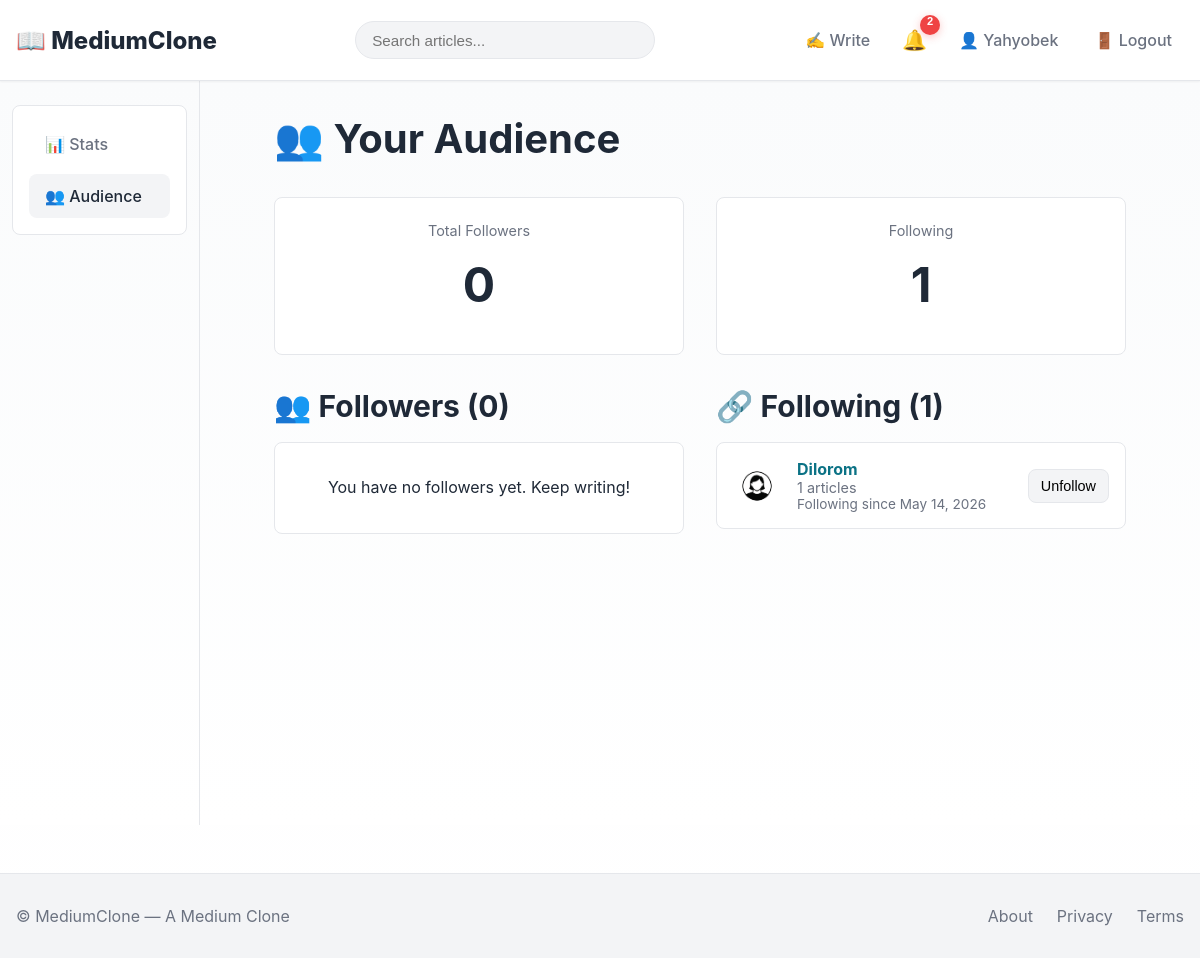
Page /stats/audience/ (signed in) on the committed database.
### accounts/models.py (models this page shows, shortened)
class CustomUser(AbstractUser):
    bio = models.TextField(blank=True)
    avatar = models.ImageField(upload_to="avatars/", blank=True, null=True)
    website = models.URLField(blank=True)

### notifications/models.py (models this page shows, shortened)
class UserFollowing(models.Model):
    follower = models.ForeignKey(
        settings.AUTH_USER_MODEL,
        on_delete=models.CASCADE,
        related_name="following"
    )
    following = models.ForeignKey(
        settings.AUTH_USER_MODEL,
        on_delete=models.CASCADE,
        related_name="followers"
    )
    created_at = models.DateTimeField(auto_now_add=True)
    class Meta:
        unique_together = ("follower", "following")
        ordering = ["-created_at"]

### stats/views.py (the view)
# urls.py: path("audience/", views.audience_view, name="audience"),
@login_required
def audience_view(request):
    user = request.user
    followers = user.followers.select_related('follower').order_by('-created_at')
    following = user.following.select_related('following').order_by('-created_at')
    context = {
        'followers': followers,
        'following': following,
        'followers_count': followers.count(),
        'following_count': following.count(),
    }
    return render(request, 'stats/audience.html', context)

### stats/templates/stats/audience.html (shortened to what this page needs)
{% extends "core/base.html" %}
{% block content %}
<div style="display:flex;gap:0;width:100%">
  <aside class="left-sidebar">
    <div class="card">
      <ul>
        <li class="nav-item"><a href="{% url 'stats:dashboard' %}">📊 Stats</a></li>
        <li class="nav-item"><a href="{% url 'stats:audience' %}" class="active">👥 Audience</a></li>
      </ul>
    </div>
  </aside>
  <section class="center-feed" style="max-width:900px">
    <h1 style="margin-bottom:2rem">👥 Your Audience</h1>
    <div style="display:grid;grid-template-columns:1fr 1fr;gap:2rem;margin-bottom:2rem">
      <div class="card" style="padding:1.5rem;text-align:center">
        <div class="hint">Total Followers</div>
        <div style="font-size:3rem;font-weight:700;margin:1rem 0">{{ followers_count }}</div>
      </div>
      <div class="card" style="padding:1.5rem;text-align:center">
        <div class="hint">Following</div>
        <div style="font-size:3rem;font-weight:700;margin:1rem 0">{{ following_count }}</div>
      </div>
    </div>
    <div style="display:grid;grid-template-columns:1fr 1fr;gap:2rem">
      <div>
        <h2 style="margin-bottom:1rem">👥 Followers ({{ followers_count }})</h2>
        {% if followers %}
          <div style="display:flex;flex-direction:column;gap:.75rem">
            {% for f in followers %}
              <div class="card" style="padding:1rem;display:flex;align-items:center;justify-content:space-between">
                <div style="display:flex;align-items:center;gap:1rem;flex:1">
                  {% if f.follower.avatar %}
                    <img src="{{ f.follower.avatar.url }}" alt="" style="width:48px;height:48px;border-radius:50%;object-fit:cover">
                  {% else %}
                    <div style="width:48px;height:48px;border-radius:50%;background:linear-gradient(135deg,#667eea 0%,#764ba2 100%);display:flex;align-items:center;justify-content:center;color:white;font-weight:700;font-size:1.1rem">{{ f.follower.username|slice:":1"|upper }}</div>
                  {% endif %}
                  <div>
                    <strong><a href="{% url 'accounts:profile' f.follower.username %}">{{ f.follower.username }}</a></strong>
                    <div class="hint" style="font-size:.9rem">{{ f.follower.bio|truncatewords:15 }}</div>
                    <div class="meta" style="font-size:.85rem">Followed {{ f.created_at|timesince }} ago</div>
                  </div>
                </div>
                <button class="btn" style="white-space:nowrap">View profile</button>
              </div>
            {% endfor %}
          </div>
        {% else %}
          <div class="card" style="padding:2rem;text-align:center">
            <p>You have no followers yet. Keep writing!</p>
          </div>
        {% endif %}
      </div>
      <div>
        <h2 style="margin-bottom:1rem">🔗 Following ({{ following_count }})</h2>
        {% if following %}
          <div style="display:flex;flex-direction:column;gap:.75rem">
            {% for f in following %}
              <div class="card" style="padding:1rem;display:flex;align-items:center;justify-content:space-between">
                <div style="display:flex;align-items:center;gap:1rem;flex:1">
                  {% if f.following.avatar %}
                    <img src="{{ f.following.avatar.url }}" alt="" style="width:48px;height:48px;border-radius:50%;object-fit:cover">
                  {% else %}
                    <div style="width:48px;height:48px;border-radius:50%;background:linear-gradient(135deg,#f093fb 0%,#f5576c 100%);display:flex;align-items:center;justify-content:center;color:white;font-weight:700;font-size:1.1rem">{{ f.following.username|slice:":1"|upper }}</div>
                  {% endif %}
                  <div>
                    <strong><a href="{% url 'accounts:profile' f.following.username %}">{{ f.following.username }}</a></strong>
                    <div class="hint" style="font-size:.9rem">{{ f.following.articles.count }} articles</div>
                    <div class="meta" style="font-size:.85rem">Following since {{ f.created_at|date:"M j, Y" }}</div>
                  </div>
                </div>
                <button class="btn-unfollow" data-user-id="{{ f.following.id }}" style="white-space:nowrap;background:#f3f4f6">Unfollow</button>
              </div>
            {% endfor %}
          </div>
        {% else %}
          <div class="card" style="padding:2rem;text-align:center">
            <p>You're not following anyone yet.</p>
          </div>
        {% endif %}
      </div>
    </div>
  </section>
</div>
{% endblock %}

### core/templates/core/base.html (shortened to what this page needs)
<!doctype html>
{% load static %}
<html lang="en">
<head>
  <link rel="stylesheet" href="{% static 'css/main.css' %}">
  <link href="https://cdn.quilljs.com/1.3.7/quill.snow.css" rel="stylesheet">
</head>
<body>
  <header class="site-header">
    <div class="header-inner">
      <a class="brand" href="{% url 'core:home' %}">📖 MediumClone</a>
      <form class="search-form" method="get" action="{% url 'articles:list' %}">
        <input name="q" type="search" placeholder="Search articles..." value="{{ request.GET.q|default:'' }}" aria-label="Search">
      </form>
      <nav class="nav">
        {% if user.is_authenticated %}
          <a class="nav-link" href="{% url 'articles:create' %}">✍️ Write</a>
          <div class="notifications-dropdown">
            <button id="notifications-btn" title="Notifications">
              🔔
              <span id="notif-badge" class="badge" style="display:none">0</span>
            </button>
          </div>
          <a class="nav-link" href="{% url 'accounts:profile' user.username %}">👤 {{ user.username }}</a>
          <a class="nav-link" href="{% url 'accounts:logout' %}">🚪 Logout</a>
        {% else %}
          <a class="nav-link" href="{% url 'accounts:login' %}">Log in</a>
          <a class="nav-link btn-signup" href="{% url 'accounts:signup' %}">Get started</a>
        {% endif %}
      </nav>
    </div>
  </header>
  <main class="main">
    {% block content %}{% endblock %}
  </main>
  <footer class="site-footer">
    <div class="footer-inner">
      <div>© {{ now|date:"Y" }} MediumClone — A Medium Clone</div>
      <div class="foot-links">
        <a href="{% url 'core:intro' %}">About</a>
        <a href="#">Privacy</a>
        <a href="#">Terms</a>
      </div>
    </div>
  </footer>
</body>
</html>

### static/css/main.css (style rules this page uses)
:root { --max-width: 1200px; --feed-width: 680px; --sidebar-width: 280px; --muted: #6b7280; --bg: #ffffff; --accent: #0b7285; --accent-2: #0b5f6b; --card: #ffffff; --soft: #f3f4f6; --shadow-sm: 0 1px 2px rgba(0, 0, 0, 0.05); --shadow-md: 0 4px 6px rgba(0, 0, 0, 0.07); --shadow-lg: 0 10px 25px rgba(0, 0, 0, 0.1); --radius: 8px; --text: #1f2937; --border: #e5e7eb; --transition: all 0.2s ease; }
* { box-sizing: border-box; }
html, body { height: 100%; margin: 0; padding: 0; }
body { font-family: "SF Pro Display", -apple-system, BlinkMacSystemFont, "Segoe UI", Roboto, "Helvetica Neue", Arial, sans-serif; background: linear-gradient(180deg, #fafbfc 0%, #ffffff 100%); color: var(--text); -webkit-font-smoothing: antialiased; -moz-osx-font-smoothing: grayscale; }
h1, h2, h3, h4, h5, h6 { margin: 0; font-weight: 700; line-height: 1.3; }
h1 { font-size: 2.5rem; }
h2 { font-size: 1.875rem; }
p { margin: 0; line-height: 1.6; }
a { color: var(--accent); text-decoration: none; transition: var(--transition); }
.hint { color: var(--muted); font-size: 0.9rem; }
.meta { color: var(--muted); font-size: 0.9rem; }
.site-header { background: rgba(255, 255, 255, 0.95); backdrop-filter: blur(10px); border-bottom: 1px solid var(--border); padding: 0.75rem 0; position: sticky; top: 0; z-index: 100; box-shadow: var(--shadow-sm); }
.header-inner { max-width: var(--max-width); margin: 0 auto; padding: 0 1rem; display: flex; align-items: center; gap: 1.5rem; justify-content: space-between; height: 56px; }
.brand { font-weight: 800; font-size: 1.5rem; color: var(--text); white-space: nowrap; flex-shrink: 0; }
.search-form { flex: 1; max-width: 300px; }
.search-form input { width: 100%; padding: 0.6rem 1rem; border-radius: 999px; border: 1px solid var(--border); background: var(--soft); outline: none; transition: var(--transition); font-size: 0.95rem; }
.nav { display: flex; gap: 0.75rem; align-items: center; }
.nav-link { color: var(--muted); text-decoration: none; padding: 0.5rem 0.75rem; border-radius: var(--radius); font-weight: 500; transition: var(--transition); }
.notifications-dropdown { position: relative; }
#notifications-btn { position: relative; background: transparent; border: none; font-size: 1.25rem; cursor: pointer; padding: 0.5rem; }
.badge { position: absolute; top: -5px; right: -5px; background: #ef4444; color: white; border-radius: 50%; width: 20px; height: 20px; display: flex; align-items: center; justify-content: center; font-size: 0.7rem; font-weight: 700; box-shadow: 0 2px 8px rgba(239, 68, 68, 0.3); }
.main { display: flex; min-height: calc(100vh - 56px); background: linear-gradient(180deg, #fafbfc 0%, #ffffff 100%); }
.left-sidebar { width: var(--sidebar-width); padding: 1.5rem 0.75rem; border-right: 1px solid var(--border); position: sticky; top: 56px; height: calc(100vh - 56px); overflow-y: auto; }
.left-sidebar .card { padding: 1rem; }
.left-sidebar ul { list-style: none; padding: 0; margin: 0; display: flex; flex-direction: column; gap: 0.5rem; }
.left-sidebar .nav-item a { display: block; padding: 0.75rem 1rem; color: var(--muted); text-decoration: none; border-radius: var(--radius); transition: var(--transition); font-weight: 500; }
.left-sidebar .nav-item a:hover, .left-sidebar .nav-item a.active { background: var(--soft); color: var(--text); }
.center-feed { flex: 1; max-width: var(--feed-width); padding: 2rem 1.5rem; margin: 0 auto; width: 100%; }
.card { background: var(--card); border: 1px solid var(--border); border-radius: var(--radius); transition: var(--transition); }
.site-footer { padding: 2rem 0; margin-top: 3rem; border-top: 1px solid var(--border); background: var(--soft); }
.footer-inner { max-width: var(--max-width); margin: 0 auto; padding: 0 1rem; display: flex; justify-content: space-between; align-items: center; color: var(--muted); }
.foot-links { display: flex; gap: 1.5rem; }
.foot-links a { color: var(--muted); text-decoration: none; }
@media (max-width: 1200px) { .left-sidebar { width: 200px; } }
.btn-follow, .btn-unfollow { padding: 0.5rem 0.75rem; border-radius: var(--radius); border: 1px solid var(--border); background: transparent; cursor: pointer; font-weight: 500; font-size: 0.9rem; transition: var(--transition); white-space: nowrap; }

### rows in the picture
CustomUser: username "Yahyobek"
UserFollowing: following.avatar (picture), following.username "Dilorom", following.articles.count "1", created_at "May 14, 2026"

### other values in the picture
{{ followers_count }} "0"
{{ following_count }} "1"
